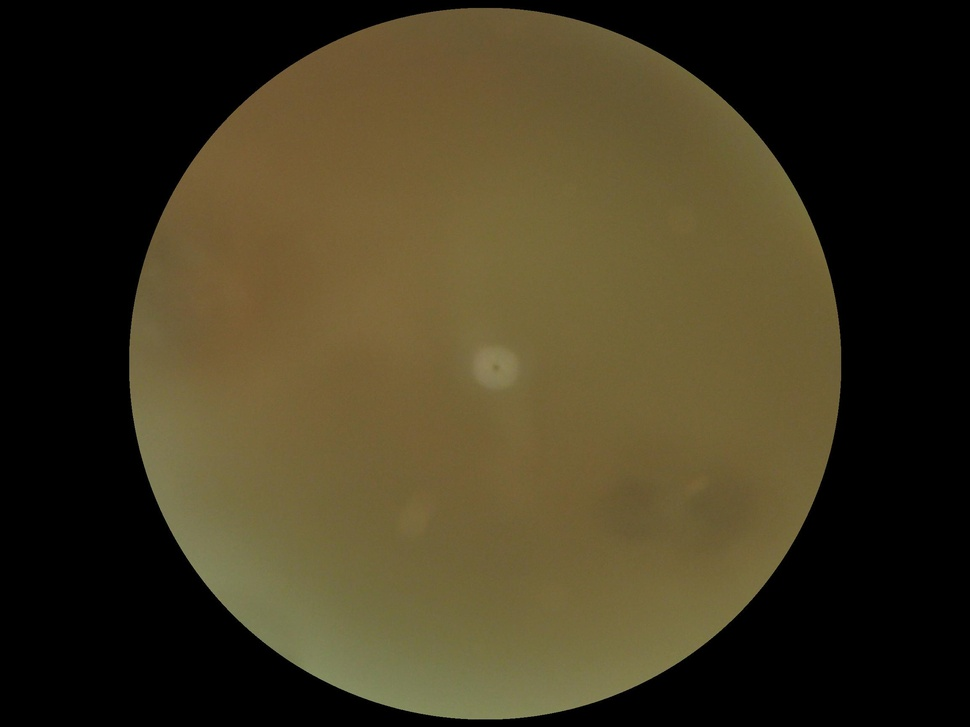
#> input picture YOLOv8-streamlit-app/temp_group_0_0.jpg, 970 x 727 px, shrunk from 2304 x 1728 before the run; its folder holds only this picture in this run
$ python test.py temp_group_0_0.jpg out.png
#> lines starting #> are read from the running program, lines starting #| are printed output that depends on the picture
import os
import cv2
import argparse
from tqdm import tqdm


def process_image(input_path, output_path, clahe_clip_limit=2.0, clahe_grid_size=(8, 8), median_kernel_size=3):
    """
    对单个图像应用CLAHE和中值滤波

    参数:
        input_path: 输入图像路径
        output_path: 输出图像路径
        clahe_clip_limit: CLAHE的对比度限制
        clahe_grid_size: CLAHE的网格大小
        median_kernel_size: 中值滤波的核大小
    """
#> called with input_path = 'temp_group_0_0.jpg', output_path = 'out.png', clahe_clip_limit = 2, clahe_grid_size = (8, 8), median_kernel_size = 3
    # 读取图像
    img = cv2.imread(input_path)
#> img is the input picture: shape (727, 970, 3); mean B, G, R 32.9, 56.4, 65
    if img is None:
        raise ValueError(f"无法读取图像: {input_path}")

    # 处理图像
    if len(img.shape) == 2:  # 灰度图像
        clahe = cv2.createCLAHE(clipLimit=clahe_clip_limit, tileGridSize=clahe_grid_size)
        processed_img = clahe.apply(img)
        processed_img = cv2.medianBlur(processed_img, median_kernel_size)
    else:  # 彩色图像
        lab_img = cv2.cvtColor(img, cv2.COLOR_BGR2LAB)
#> lab_img: shape (727, 970, 3); mean of channels 0, 1, 2 61.7, 128.1, 142.6
        l, a, b = cv2.split(lab_img)
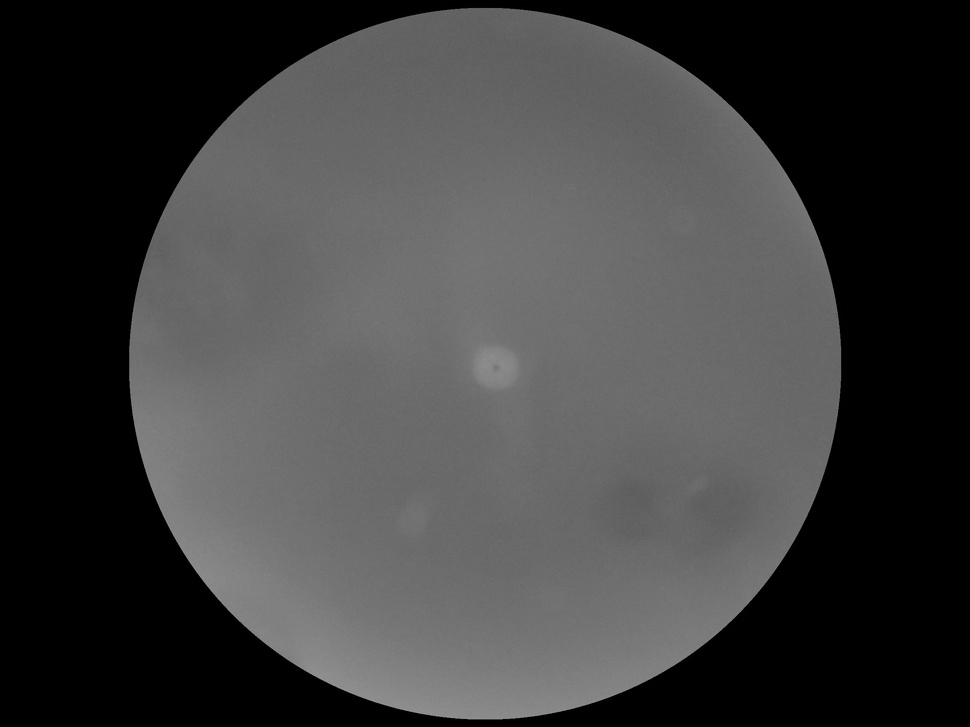
#> l: shape (727, 970); min 0, max 155, mean 61.7
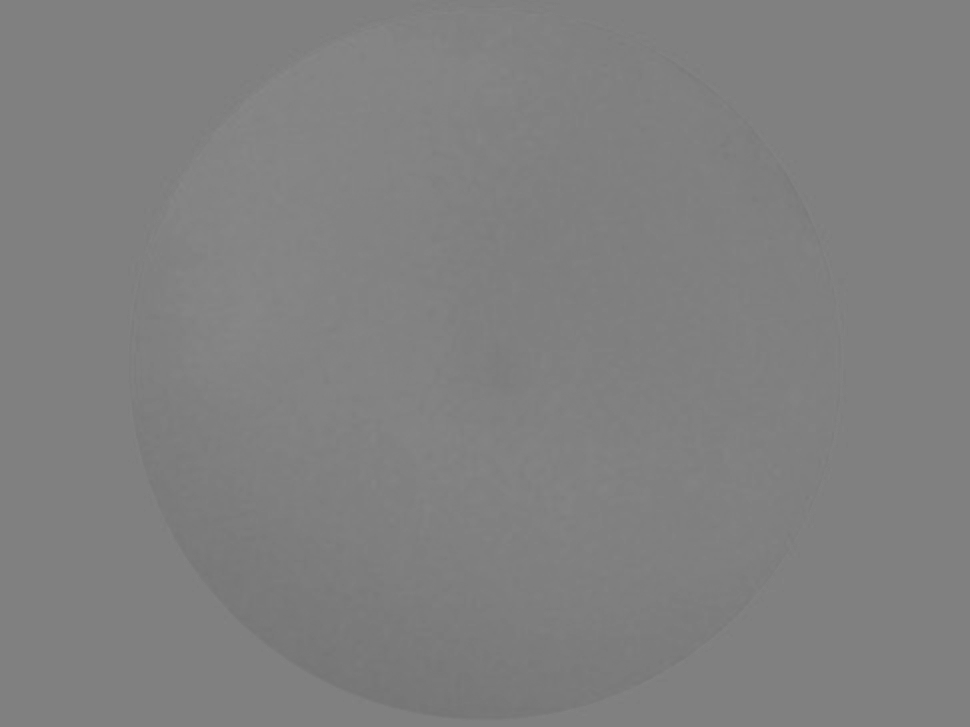
#> a: shape (727, 970); min 116, max 137, mean 128.1
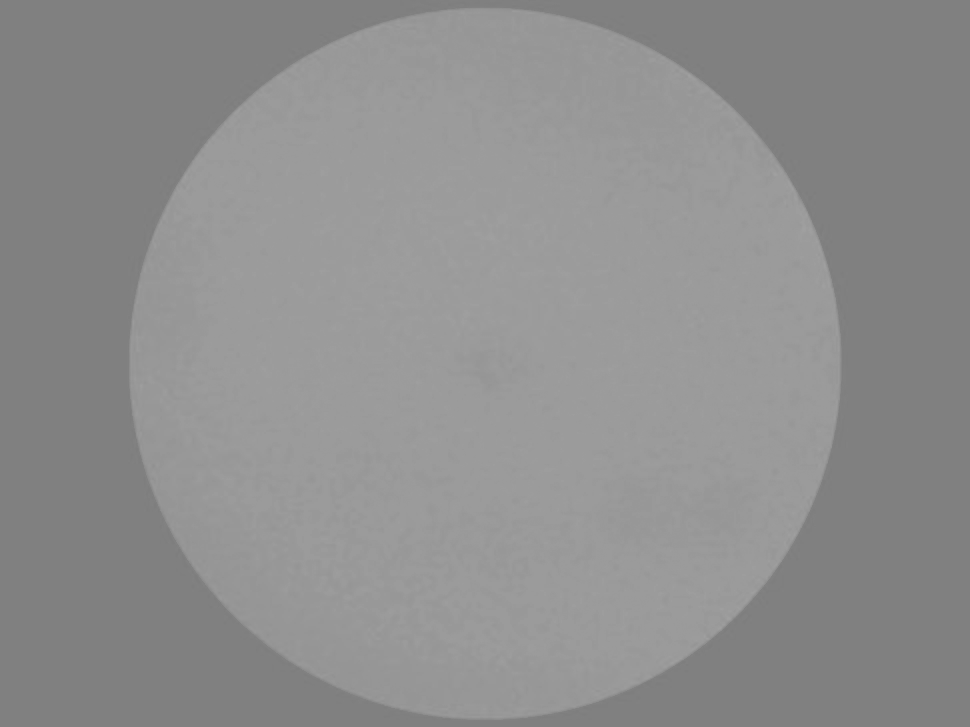
#> b: shape (727, 970); min 125, max 161, mean 142.6
        clahe = cv2.createCLAHE(clipLimit=clahe_clip_limit, tileGridSize=clahe_grid_size)
        l_clahe = clahe.apply(l)
        lab_img = cv2.merge((l_clahe, a, b))
#> lab_img: shape (727, 970, 3); mean of channels 0, 1, 2 65.2, 128.1, 142.6
        processed_img = cv2.cvtColor(lab_img, cv2.COLOR_LAB2BGR)

    # 确保输出目录存在
    os.makedirs(os.path.dirname(output_path) or '.', exist_ok=True)

    # 保存图像
    if not cv2.imwrite(output_path, processed_img):
        raise ValueError(f"无法保存图像到: {output_path}")

    print(f"成功处理并保存: {output_path}")


def process_directory(input_dir, output_dir, prefix='', **kwargs):
    """
    处理目录中的所有图像

    参数:
        input_dir: 输入目录
        output_dir: 输出目录
        prefix: 输出文件名前缀
        kwargs: 传递给process_image的参数
    """
    # 支持的图像格式
    extensions = ['.jpg', '.jpeg', '.png', '.bmp', '.tiff']

    # 获取所有图像文件
    image_files = [f for f in os.listdir(input_dir)
                   if os.path.splitext(f)[1].lower() in extensions]

    # 确保输出目录存在
    os.makedirs(output_dir, exist_ok=True)

    # 处理每个图像
    for img_file in tqdm(image_files, desc="Processing Images"):
        input_path = os.path.join(input_dir, img_file)
        output_path = os.path.join(output_dir, f"{prefix}{img_file}")
        try:
            process_image(input_path, output_path, **kwargs)
        except Exception as e:
            print(f"处理 {img_file} 时出错: {e}")


def main():
    # 设置命令行参数
    parser = argparse.ArgumentParser(description='图像增强工具：应用CLAHE和中值滤波')
    parser.add_argument('input', help='输入路径（文件或目录）')
    parser.add_argument('output', help='输出路径（文件或目录）')
    parser.add_argument('--prefix', default='', help='输出文件名前缀（仅目录模式）')
    parser.add_argument('--clip_limit', type=float, default=2.0, help='CLAHE对比度限制')
    parser.add_argument('--grid_size', type=int, nargs=2, default=[8, 8],
                        help='CLAHE网格大小（宽 高）')
    parser.add_argument('--kernel_size', type=int, default=3,
                        help='中值滤波核大小（必须是奇数）')

    args = parser.parse_args()

    # 处理参数
    kwargs = {
        'clahe_clip_limit': args.clip_limit,
        'clahe_grid_size': tuple(args.grid_size),
        'median_kernel_size': args.kernel_size
    }

    try:
        if os.path.isfile(args.input):
            # 单文件模式
            process_image(args.input, args.output, **kwargs)
        elif os.path.isdir(args.input):
            # 目录模式
            process_directory(args.input, args.output, prefix=args.prefix, **kwargs)
        else:
            raise ValueError("输入路径不存在")

        print("操作完成")
    except Exception as e:
        print(f"错误: {e}")
        exit(1)


if __name__ == '__main__':
    main()
